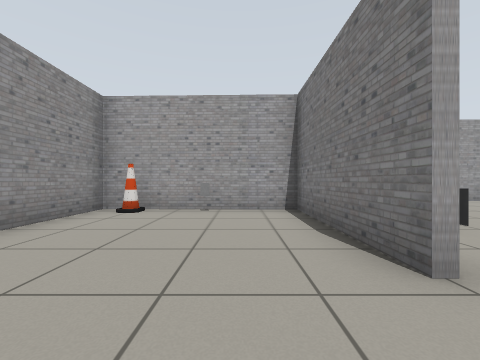
View 1 (above)

17 first-person views from a walk through a world built for the Gazebo simulator. The camera is 0.72 m above the floor, looks level and sees 90° across. The lines on the ground mark 1 m squares. The floor is counted in squares, 1 m on a side. Each view is taken from the middle of a square. On the plan, view 1 faces up. The plan holds only what a view shows up to about 9 squares ahead; the rest is blank. Robots are left out.

View 2
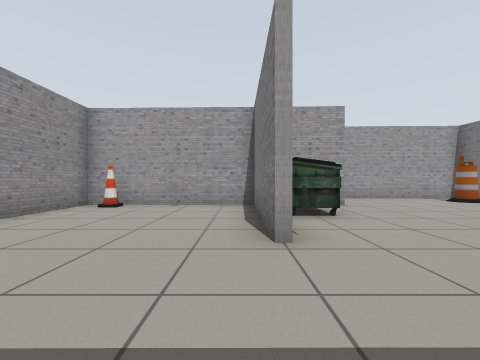

View 3
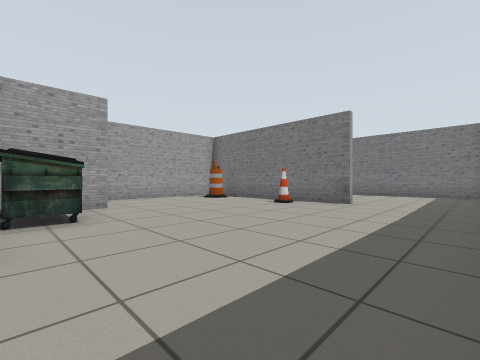

View 4
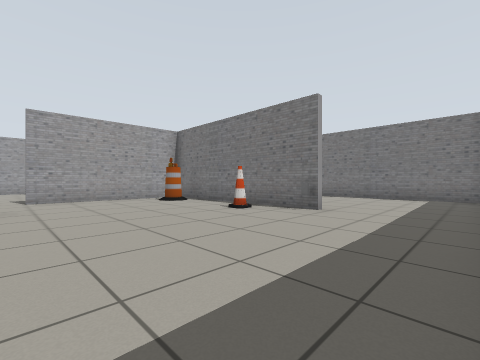

View 5
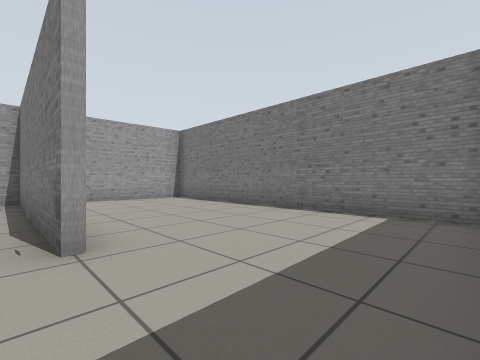

View 6
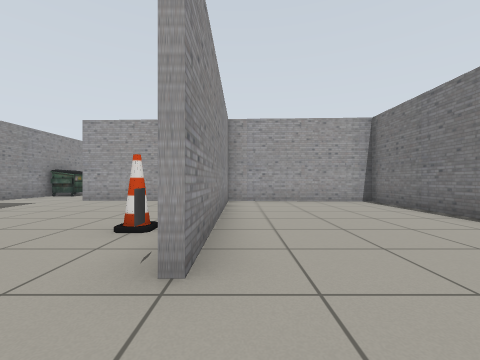

View 7
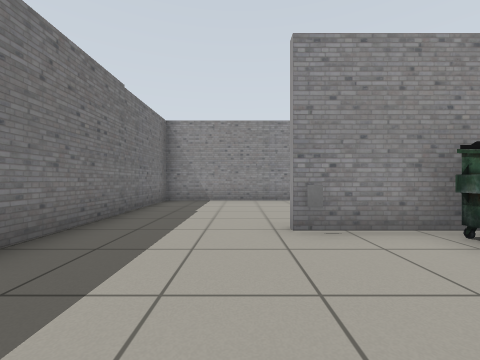

View 8
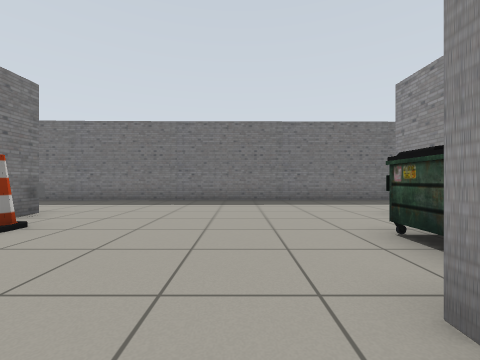

View 9
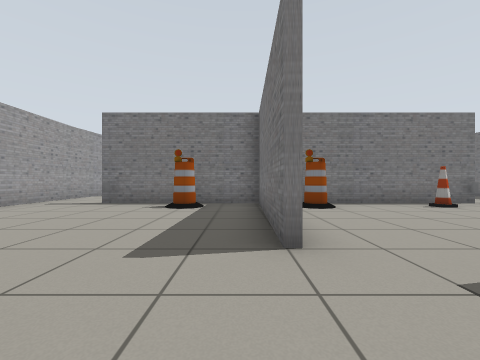

View 10
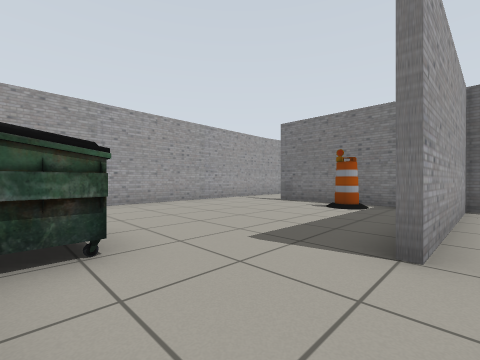

View 11
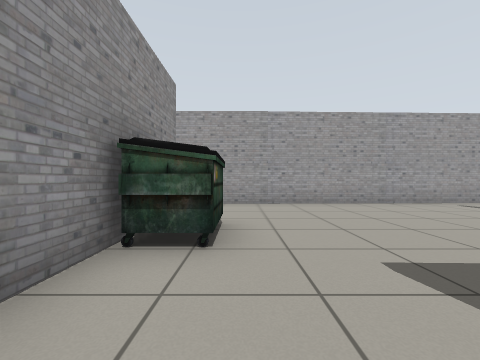

View 12
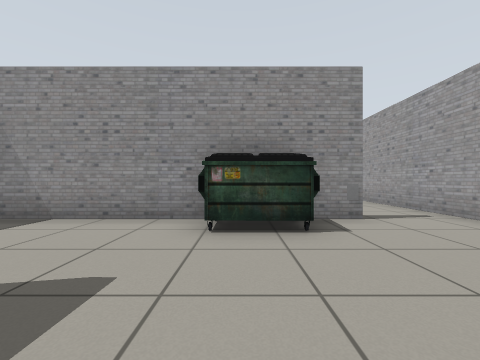

View 13
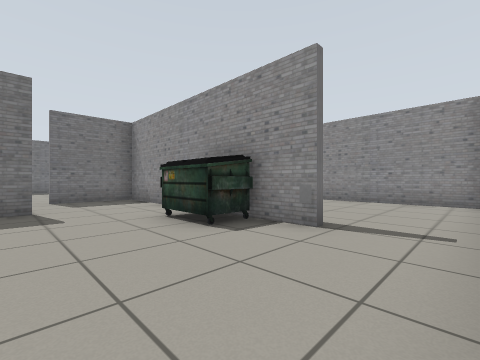

View 14
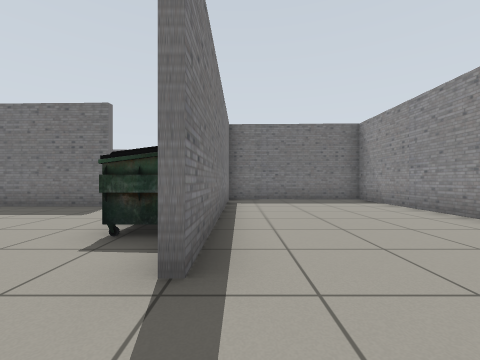

View 15
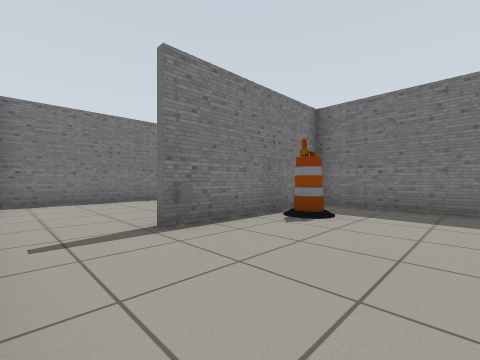

View 16
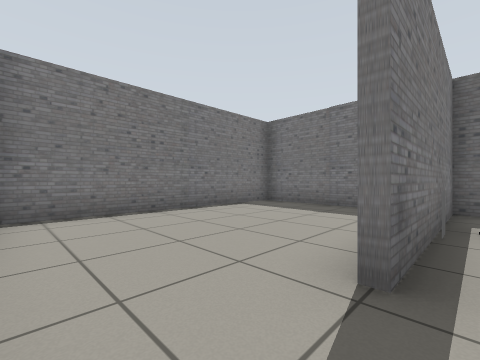

View 17
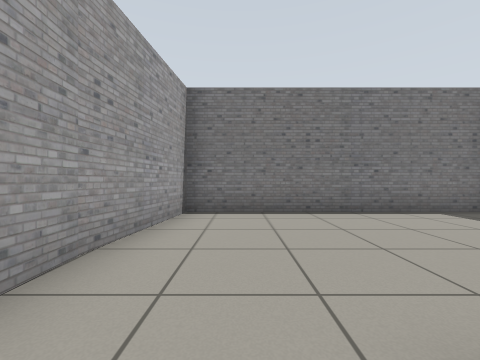

### Floor plan
Points are (right, up) in squares from view 1. A wall is a line through its corners. A room is listed if a view was taken in it or the views show most of it. See-through windows are left out.
Room 1 (views 1, 2, 3, 4, 5, 6, 7, 8)
walls: (4, 5.8) (2, 5.8); (9.4, 4.4) (9.4, 8.2) (4.5, 8.3); (1.6, 3.2) (1.6, 1.8); (1.4, 1.8) (1.4, 6); (1.4, 5.8) (-1.5, 5.9); (14.4, -1) (14.4, 8.1) (9.6, 8.2) (9.6, 4.4); (-3.4, 5.2) (-3.4, -1.5) (12.1, -1.5)
ways out: opening at (4, 7) to room 2
objects: other object (-1, 5); grey panel (2, 2); dumpster (2, 4) to (3, 5); barrel (8, 7) to (9, 7); grey panel (9, 2); cone (9, 3) to (9, 4)
Room 2 (views 9, 10, 11, 12, 13, 14, 15, 16, 17)
walls: (9.4, 11.4) (9.4, 12.6); (9.4, 8.2) (9.4, 9.6); (11.3, 15.5) (0.4, 15.2); (11.2, 8.4) (14.4, 8.3) (14.4, 15.2) (11.2, 15.5); (4.5, 8.5) (9.4, 8.4); (1.6, 13.2) (1.6, 6); (1.4, 6) (4, 6)
ways out: opening at (4, 7) to room 1; opening at (1, 14) to room 3
objects: dumpster (2, 11) to (3, 12); barrel (8, 10) to (9, 11); grey panel (9, 13)
Room 3 (no view inside)
walls: (-1.5, 6.1) (1.4, 6) (1.4, 13.2); (0.4, 15.2) (-2.3, 15.1); (-3.4, 15) (-3.4, 6.9)
ways out: opening at (1, 14) to room 2
objects: cone (-3, 6) to (-2, 6)

Positions as (right, up) in squares from view 1, and headings:
1: (0, 0), facing up
2: (1, -1), facing up
3: (2, -1), facing up-right
4: (4, -1), facing up-right
5: (9, -1), facing up-right
6: (10, 0), facing up
7: (5, 1), facing left
8: (5, 7), facing down
9: (2, 9), facing right
10: (2, 8), facing up-right
11: (3, 8), facing up
12: (6, 11), facing left
13: (5, 15), facing down-left
14: (1, 15), facing down
15: (6, 15), facing down-right
16: (9, 15), facing down-right
17: (9, 14), facing right
